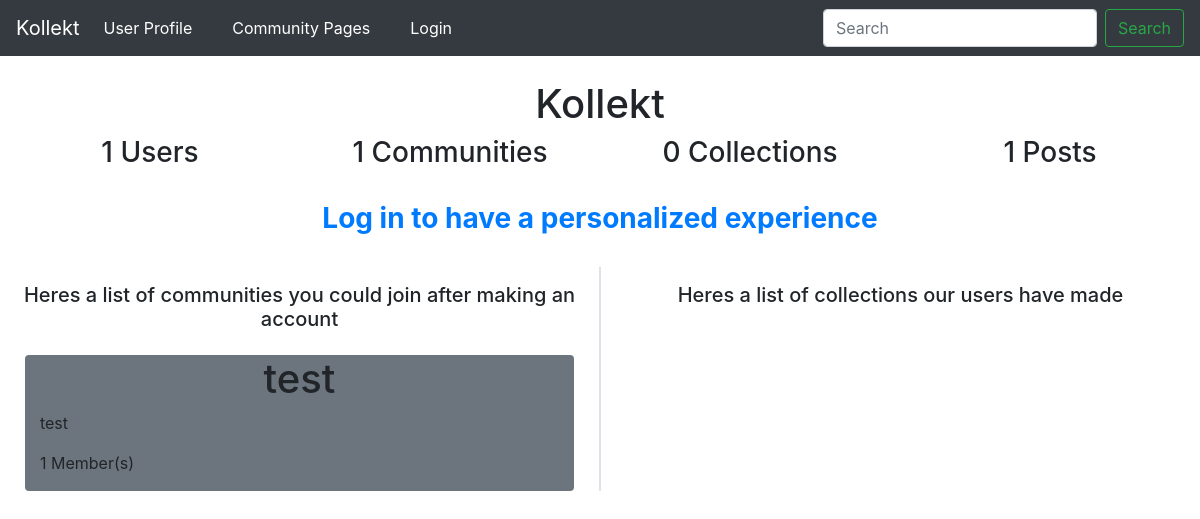
Before: / with the older database file.
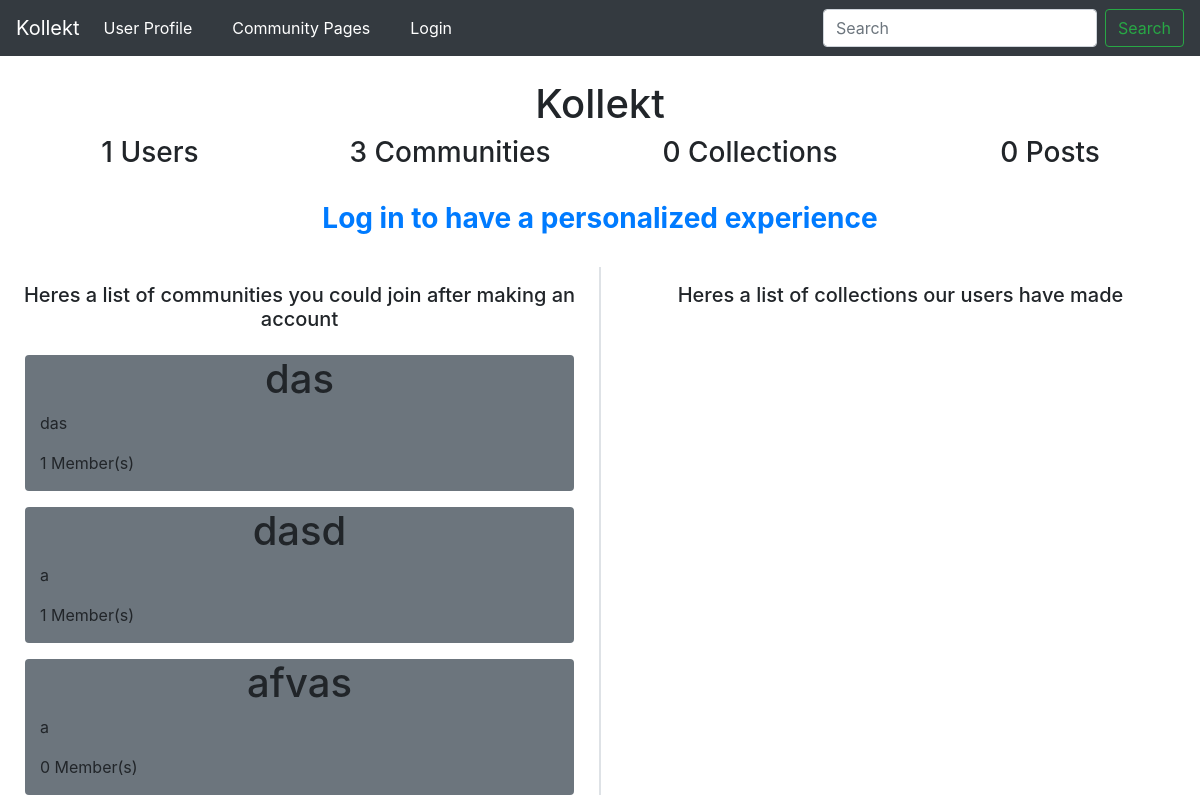
After: the same page with the newer database file.
### kollekt/models.py (models this page shows, shortened)
class Communities(db.Model):
    id = db.Column(db.Integer, primary_key=True)
    name = db.Column(db.String)
    url = db.Column(db.String)
    desc = db.Column(db.String)
    collections = db.relationship(
        'Collections', backref='communities', lazy=True)
    users = db.relationship(
        'User', secondary=users_in_community, backref='users')
    def memberCount(self):
        return len(self.users)

### kollekt/routes.py (the view, shortened to what this page needs)
@app.route("/")
def home():
    posts = Posts.query.all()
    usersCommunities = []
    allCommunities = Communities.query.all()
    tempCommunities = allCommunities
    tempUsers = []
    tempComnames = []
    tempUserComNames = []
    for i in tempCommunities:
        tempComnames.append(i.name)
    for x in usersCommunities:
        tempUserComNames.append(x.name)
    for i in tempComnames:
        if i in tempUserComNames:
            tempCommunities.remove(Communities.query.filter_by(name=i).first())
    sampleCollections = Collections.query.all()
    sampleCommunities = Communities.query.all()
    collectionsCount = len(sampleCollections)
    communitiesCount = len(sampleCommunities)
    postCount = len(posts)
    usersCount = len(User.query.all())
    return render_template('home.html', postCount=postCount, collectionsCount=collectionsCount, communitiesCount=communitiesCount, usersCount=usersCount, sampleCommunities=sampleCommunities, sampleCollections=sampleCollections,
                           usersCommunities=usersCommunities, allCommunities=tempCommunities, posts=posts)

### kollekt/templates/home.html (shortened to what this page needs)
{% extends "layout.html" %} {% block content %}{% if
current_user.is_authenticated %}
<div class="container-fluid">
  <div class="row">
    <div class="col-12 col-md-9 mt-3">
      <div class="row">
        <div class="col">
          <h4 class="text-center border-bottom pb-2">
            Top Communities / Recent Posts
          </h4>
        </div>
      </div>
      <div class="row justify-content-around">
        {% for i in posts %}
        <div class="col-11 col-md-5 border mt-5 rounded">
          <a
            style="text-decoration: none; color: inherit"
            href="/community/{{ i.getCommunity() }}/{{ i.id }}"
            class="row"
          >
            <div class="col">
              <h3 class="text-center">{{i.title}}</h3>
            </div>
          </a>
          <div class="row">
            <div class="col">
              <p>{{i.body}}</p>
            </div>
          </div>
          <div class="row justify-content-center">
            <div class="col-auto col-lg-6">
              <p class="text-center">
                Posted by {{i.getAuthor().username}} {{i.getTimestamp()[1]}}
              </p>
            </div>
            <a
              href="/community/{{i.getCommunity().url}}"
              style="text-decoration: none; color: inherit"
              class="col-auto col-lg-6 p-0"
            >
              <p class="text-center">
                Posted in community: {{i.getCommunity().name}}
              </p>
            </a>
          </div>
          <div class="row">
            <div class="col">
              <p class="text-center">
                {{i.getLikes()}} 👍 - 👎 {{i.getDislikes()}}
              </p>
            </div>
          </div>
        </div>
        {% endfor %}
      </div>
    </div>
    <div class="col-12 col-md-3 mt-3">
      <div class="row">
        <div class="col">
          <h5 class="text-center border-bottom">My Communities</h5>
        </div>
      </div>
      <div class="row">
        <div class="col">
          <ul class="list-group">
            {% for i in usersCommunities%}
            <a href="/community/{{ i.url }}" class="mt-2">
              <li
                class="list-group-item d-flex justify-content-between align-items-center"
              >
                {{ i.name }}
                <span class="badge badge-primary badge-pill"
                  >{{ i.memberCount() }}</span
                >
              </li>
            </a>
            {% endfor %}
          </ul>
        </div>
      </div>
      <div class="row mt-3">
        <div class="col">
          <h5 class="text-center border-bottom">All Communities</h5>
        </div>
      </div>
      <div class="row">
        <div class="col">
          <ul class="list-group">
            {% for i in allCommunities %}
            <a href="/community/{{ i.url }}" class="mt-2">
              <li
                class="list-group-item d-flex justify-content-between align-items-center"
              >
                {{ i.name }}
                <span class="badge badge-primary badge-pill"
                  >{{ i.memberCount() }}</span
                >
              </li>
            </a>
            {% endfor %}
          </ul>
        </div>
      </div>
    </div>
  </div>
</div>
{% else %}
<div class="container-fluid">
  <div class="row mt-4">
    <div class="col">
      <h1 class="text-center">Kollekt</h1>
    </div>
  </div>
  <div class="row">
    <div class="col"><h3 class="text-center">{{usersCount}} Users</h3></div>
    <div class="col">
      <h3 class="text-center">{{communitiesCount}} Communities</h3>
    </div>
    <div class="col">
      <h3 class="text-center">{{collectionsCount}} Collections</h3>
    </div>
    <div class="col"><h3 class="text-center">{{postCount}} Posts</h3></div>
  </div>
  <div class="row mt-4">
    <div class="col">
      <a href="{{ url_for('login')}}"
        ><h3 class="text-center" style="font-weight: bold">
          Log in to have a personalized experience
        </h3></a
      >
    </div>
  </div>
  <div class="row mt-4">
    <div class="col-12 col-lg-6 border-right">
      <div class="row mt-3">
        <div class="col">
          <h5 class="text-center">
            Heres a list of communities you could join after making an account
          </h5>
        </div>
      </div>
      {%for i in sampleCommunities%}
      <div class="row mt-3 justify-content-center">
        <div class="col-11 bg-secondary rounded">
          <div class="row">
            <div class="col"><h1 class="text-center">{{i.name}}</h1></div>
          </div>
          <div class="row">
            <div class="col"><p>{{i.desc}}</p></div>
          </div>
          <div class="row">
            <div class="col"><p>{{ i.memberCount() }} Member(s)</p></div>
          </div>
        </div>
      </div>
      {%endfor%}
    </div>
    <div class="col-12 col-lg-6 border-left">
      <div class="row mt-3">
        <div class="col">
          <h5 class="text-center">
            Heres a list of collections our users have made
          </h5>
        </div>
      </div>
    </div>
  </div>
</div>
{% endif %} {%endblock content %}

### kollekt/templates/layout.html (shortened to what this page needs)
<!DOCTYPE html>
<html lang="en">
  <head>
    <link
      href="https://cdn.jsdelivr.net/npm/bootstrap@4.4.1/dist/css/bootstrap.min.css"
      rel="stylesheet"
    />
  </head>
  <body>
    <nav class="navbar navbar-expand-md navbar-dark bg-dark">
      <a class="navbar-brand" href="/">Kollekt</a>
      <div class="collapse navbar-collapse" id="navbarSupportedContent">
        <ul class="navbar-nav mr-auto">
          <li class="nav-item active">
            <a class="nav-link" href="userProfile#"
              >User Profile <span class="sr-only">(current)</span></a
            >
          </li>
          <li class="nav-item active ml-md-4">
            <a class="nav-link" href="{{url_for('home')}}">Community Pages</a>
          </li>
          {%if current_user.is_authenticated%}
          <li class="nav-item active dropdown ml-md-4">
            <a
              class="nav-link dropdown-toggle"
              href="#"
              id="navbarDropdown"
              role="button"
              data-toggle="dropdown"
              aria-haspopup="true"
              aria-expanded="false"
            >
              Profile
            </a>
            <div class="dropdown-menu" aria-labelledby="navbarDropdown">
              <a class="dropdown-item" href="{{url_for('userProfile')}}#"
                >My Profile</a
              >
              <a class="dropdown-item" href="{{url_for('userSettings')}}#"
                >Settings</a
              >
              <div class="dropdown-divider"></div>
              <a class="dropdown-item" href="{{url_for('logout')}}">Logout</a>
              <a class="dropdown-item" href="{{url_for('adminpage')}}">Admin</a>
            </div>
          </li>
          {%else%}
          <li class="nav-item active ml-md-4">
            <a class="nav-link" href="{{url_for('login')}}">Login</a>
          </li>
          {%endif%}
        </ul>
        <form class="form-inline my-2 my-lg-0">
          <input
            aria-label="Search"
            class="form-control mr-sm-2"
            placeholder="Search"
            type="search"
          />
          <button class="btn btn-outline-success my-2 my-sm-0" type="submit">
            Search
          </button>
        </form>
      </div>
    </nav>
     {% block content %}{% endblock %}
  </body>
</html>

Changed rows visible on the page:
changed Communities id 1: name "test" → "das"; desc "test" → "das"
added Communities: name "dasd", desc "a", memberCount "1"
added Communities: name "afvas", desc "a", memberCount "0"
Other visible differences:
{{ communitiesCount }}: "1" → "3"
{{ postCount }}: "1" → "0"
